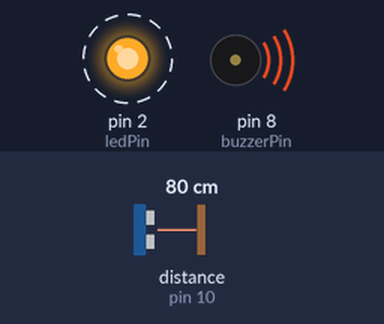
A sketch run on a simulated Arduino Uno, built with avr-gcc and run on an emulated ATmega328P. On the bench: output pins drawn as LEDs (lit = HIGH), buzzer (waves = sounding, pin HIGH). Wiring (inferred from the names in the program): ultrasonic range finder: trigger pin 10; echo pin 10. Dashed ring = blinking. Inputs (shaded band) come from the test bench; at power-on: distance to the obstacle (sensor on pin 10) 80 cm. The echo pulse lasts 58.3 µs per cm; what the sketch prints to the serial monitor is not drawn.

Above: at 0.1 s.
Timing chart, 0 to 3.0 s (numbered marks = the images above):
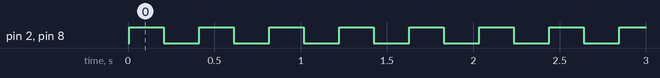

Measured:
- by itself, pin 2 (ledPin), pin 8 (buzzerPin): alternates HIGH for 0.20 s and LOW for 0.21 s

The sketch:

lab6.ino
```cpp
const int pingPin = 10;
const int ledPin = 2;
const int buzzerPin = 8;

void setup() {
  Serial.begin(9600);
  pinMode(ledPin, OUTPUT);
  pinMode(buzzerPin, OUTPUT);
}

void loop() {
  long duration, cm;


  pinMode(pingPin, OUTPUT);
  digitalWrite(pingPin, LOW);
  delayMicroseconds(2);
  digitalWrite(pingPin, HIGH);
  delayMicroseconds(5);
  digitalWrite(pingPin, LOW);

  pinMode(pingPin, INPUT);
  duration = pulseIn(pingPin, HIGH);


  cm = duration / 29 / 2;

  Serial.print("Distance: ");
  Serial.print(cm);
  Serial.println(" cm");

  if (cm > 0 < 150) {
    digitalWrite(ledPin, HIGH);
    digitalWrite(buzzerPin, HIGH);
    delay(200);
    digitalWrite(ledPin, LOW);
    digitalWrite(buzzerPin, LOW);
    delay(200);
  }
}
```
